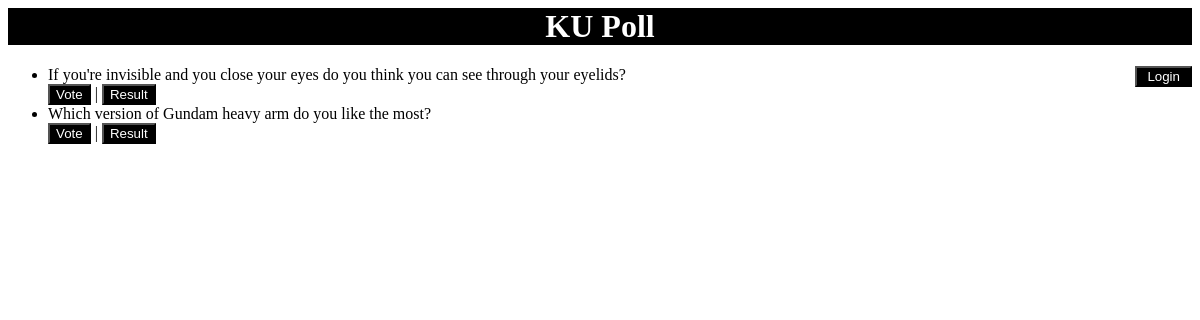
/polls/, run on an earlier commit of the app's database.
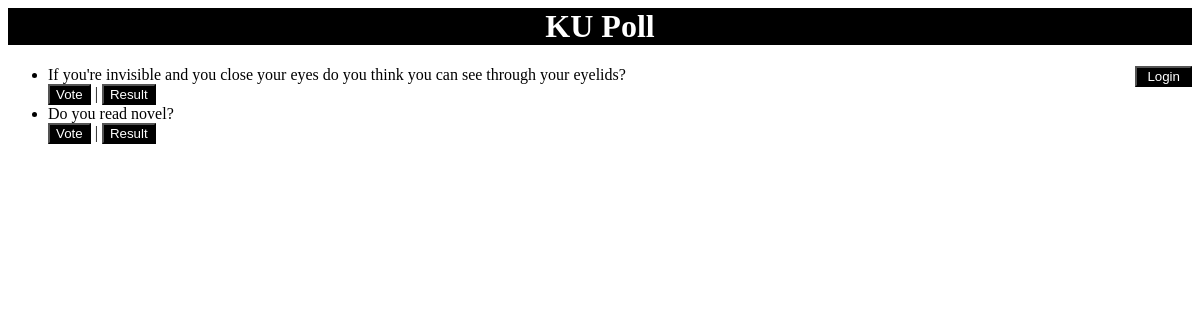
And on a later commit of the database.
### polls/models.py (models this page shows, shortened)
class Question(models.Model):
    question_text = models.CharField(max_length=200)
    pub_date = models.DateTimeField('date published')
    end_date = models.DateTimeField('date expired', null=True, default=None, blank=True)

### polls/views.py (the view)
# urls.py: path('', views.IndexView.as_view(), name='index'),
class IndexView(generic.ListView):
    template_name = 'polls/index.html'
    context_object_name = 'latest_question_list'
    def get_queryset(self):
        return Question.objects.filter(
            pub_date__lte=timezone.now()
        ).order_by('-pub_date')[:5]

### polls/templates/polls/index.html (shortened to what this page needs)
{% load static %}
<link rel="stylesheet" href="{% static 'polls/style.css' %}">
<h1>KU Poll</h1>
{% if user.is_authenticated %}
    Hello! {{ user.username }}
    <a href="{% url 'logout'%}?next={{request.path}}"><button class="buttonlog" type="button">Logout</button></a>
    {% else %}
    <a href="{% url 'login'%}?next={{request.path}}"><button class="buttonlog" type="button">Login</button></a>
    {% endif %}
{% if latest_question_list %}
    <ul>
    {% for question in latest_question_list %}
        <li>{{ question.question_text }} <br>
            <a href="{% url 'polls:detail' question.id %}"><button type="button">Vote</button></a> | <a href="{% url 'polls:results' question.id %}"><button type="button">Result</button></a>
        </li>
    {% endfor %}
    </ul>
{% else %}
    <p>No polls are available.</p>
{% endif %}

### polls/static/polls/style.css (style rules this page uses)
li a { color: blue; }
button { background: black; color: white; }
h1 { background: black; color: white; text-align: center; }
.buttonlog { float: right; padding-right: 10px; padding-left: 10px; }

What changed in the data, as far as the page shows it:
removed Question: question_text "Which version of Gundam heavy arm do you like the most?"
added Question: question_text "Do you read novel?"
